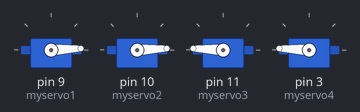
Recording of a sketch running on a simulated Arduino Uno, built with avr-gcc and run on an emulated ATmega328P. On the bench: 4 × servo.

Above: at 0.05 s.
At 0.7 s:
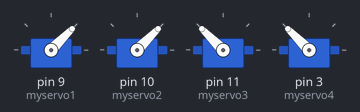
At 1.35 s:
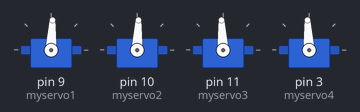
At 2.65 s:
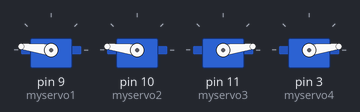
At 3.95 s:
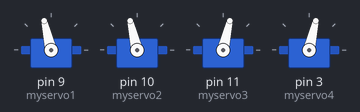
At 5.3 s:
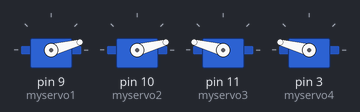
Timing chart, 0 to 7.2 s (numbered marks = the images above):
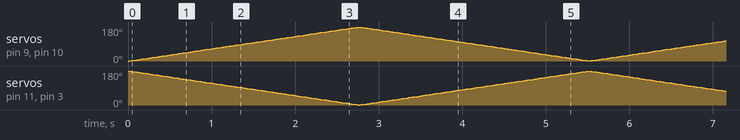

The sketch:

Sweep4Servos.ino
```cpp
// Sweep4Servos
// by Jesse Lew

#include <Servo.h>

// create 4 servo objects (max 8 can be created)
Servo myservo1;
Servo myservo2;
Servo myservo3;
Servo myservo4;

// variables that store servo position (clockwise and counter)
int pos = 0;
int cclk = 180;


// set servo pins
void setup()
{
  myservo1.attach(9);   // set servo 1 to pin 9
  myservo2.attach(10);  // set servo 2 to pin 10
  myservo3.attach(11);  // set servo 3 to pin 11
  myservo4.attach(3);   // set servo 4 to pin 3
}


// servo rotate loop
void loop()
{
  for(pos = 0; pos < 180; pos += 1)  // from 0 to 180 degrees
  {
    cclk = 180-pos;       // counterclockwise position is reverse
    myservo1.write(pos);  // move servo 1 to next position, clockwise
    myservo2.write(pos);  // move servo 2 to next position, clockwise
    myservo3.write(cclk); // move servo 3 to next position, counterclockwise
    myservo4.write(cclk); // move servo 4 to next position, counterclockwise
    delay(15);            // wait 15ms for the servo to reach the position
  }
  for(pos = 180; pos>=1; pos-=1)   // from 180 to 0 degrees
  {
    cclk = 180-pos;       // counterclockwise position is reverse
    myservo1.write(pos);  // move servo 1 to next position, clockwise
    myservo2.write(pos);  // move servo 2 to next position, clockwise
    myservo3.write(cclk); // move servo 3 to next position, counterclockwise
    myservo4.write(cclk); // move servo 4 to next position, counterclockwise
    delay(15);            // wait 15ms for the servo to reach the position
  }
}
```
